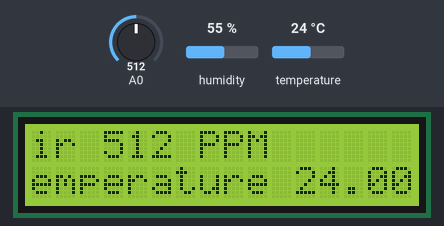
The sketch below on a simulated Arduino Uno, built with avr-gcc and run on an emulated ATmega328P. Parts: 16×2 character LCD. The test bench sets the inputs (shaded band); at power-on: A0 = 512, temperature 24 °C, humidity 55 %. What the sketch prints to the serial monitor is not drawn.

Above: at 1.2 s.
1.3 s: A0 set to 11
At 3.0 s:
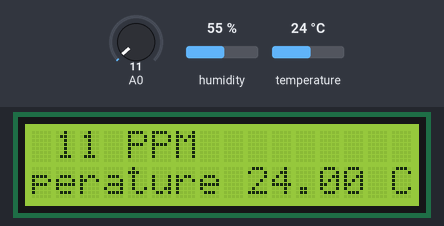
4.8 s: A0 set to 8
At 6.0 s:
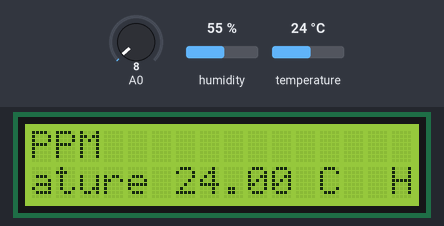
8.0 s: temperature set to 12 °C
At 9.5 s:
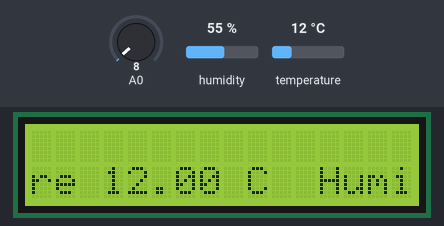
11.2 s: humidity set to 22 %
At 15.3 s:
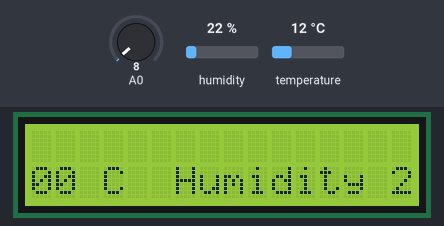
15.4 s: humidity set to 40 %
At 16.8 s:
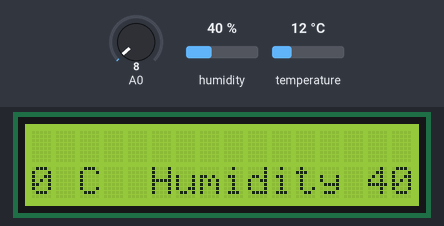
18.7 s: humidity set to 68 %
At 19.7 s:
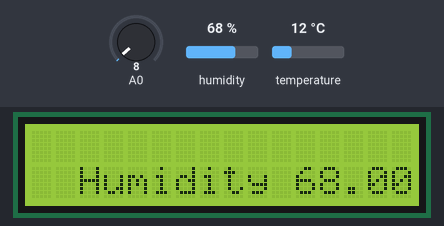
Timing chart, 0 to 21.7 s (numbered marks = the images above; inputs shaded):
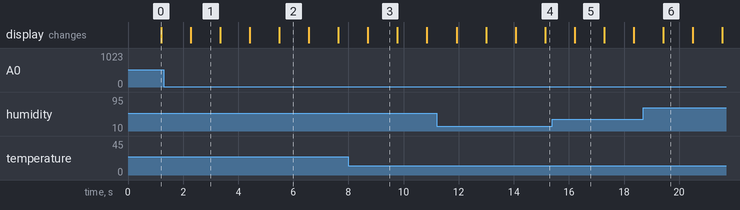

The sketch:

gasdht.ino
```cpp
#include <LCD.h>
#include <dht.h>
#include <LiquidCrystal_I2C.h>
#include <Wire.h>
LiquidCrystal_I2C lcd(0x27, 2,1,0,4,5,6,7,3,POSITIVE);
dht DHT;

#define DHT11_PIN 7
int sensorValue;

void setup(){
  Serial.begin(9600);
   lcd.begin(16,2);

 }

void loop(){
   int chk = DHT.read11(DHT11_PIN);
  sensorValue = analogRead(0);       // read analog input pin 0
  Serial.print("AirQua=");
  Serial.print(sensorValue, DEC);               // prints the value read
  Serial.println(" PPM");
  Serial.print("Temperature = ");
  Serial.println(DHT.temperature);
  Serial.print("Humidity = ");
  Serial.println(DHT.humidity);

  lcd.setCursor(0,0);
  lcd.print("Air ");
  lcd.print(sensorValue,DEC);
  lcd.print(" PPM ");
  lcd.setCursor (0,1);
  lcd.print("Temperature ");
  lcd.print(DHT.temperature);
  lcd.print(" C ");
  lcd.setCursor (21,1);
  lcd.print("Humidity ");
  lcd.print(DHT.humidity);
  lcd.print(" %");
  lcd.scrollDisplayLeft();

delay(1000);
}
```

Measured:
- what the display in image 1 shows lasts 1.1 s, from 2.3 s to 3.4 s
